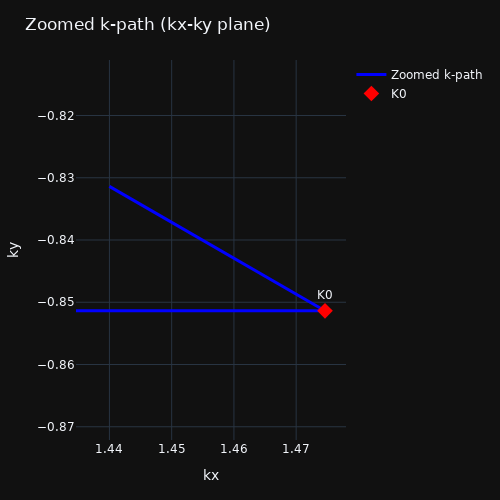

This figure's notebook cell:
### Code cell
# Plot the zoomed k-path in kx-ky plane
import plotly.graph_objects as go

fig_kpath = go.Figure()

kx_plot = kx_z_line + K0[0]
ky_plot = ky_z_line + K0[1]

# use kx_plot, ky_plot instead of kx_z_line, ky_z_line
fig_kpath.add_trace(go.Scatter(
    x=kx_plot,
    y=ky_plot,
    mode="lines",
    line=dict(width=3, color="blue"),
    name="Zoomed k-path"
))

fig_kpath.add_trace(go.Scatter(
    x=[K0[0]],
    y=[K0[1]],
    mode="markers+text",
    marker=dict(size=12, color="red", symbol="diamond"),
    text=["K0"],
    textposition="top center",
    name="K0"
))
# Enforce equal aspect ratio so distances in k-space are accurate
fig_kpath.update_yaxes(scaleanchor="x", scaleratio=1)

fig_kpath.update_layout(
    title="Zoomed k-path (kx-ky plane)",
    xaxis_title="kx",
    yaxis_title="ky",
    template="plotly_dark",
    font=dict(family="DejaVu Sans"),
    width=500,
    height=500,
    margin=dict(l=60, r=20, t=60, b=60)
)

fig_kpath.show()

### Figure 1 — Plotly figure (JSON) as saved in the notebook; plotly's stock layout.template omitted (floating-point values rounded to 4 significant figures; data arrays with more than 128 entries replaced by an {"elided": "..."} marker saying what was removed)
{"data": [{"line": {"color": "blue", "width": 3}, "mode": "lines", "name": "Zoomed k-path", "type": "scatter", "x": {"elided": "162 float values"}, "y": {"elided": "162 float values"}}, {"marker": {"color": "red", "size": 12, "symbol": "diamond"}, "mode": "markers+text", "name": "K0", "text": ["K0"], "textposition": "top center", "type": "scatter", "x": [1.475], "y": [-0.8514]}], "layout": {"font": {"family": "DejaVu Sans"}, "height": 500, "margin": {"b": 60, "l": 60, "r": 20, "t": 60}, "title": {"text": "Zoomed k-path (kx-ky plane)"}, "width": 500, "xaxis": {"title": {"text": "kx"}}, "yaxis": {"scaleanchor": "x", "scaleratio": 1, "title": {"text": "ky"}}}}
